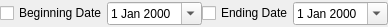
<?xml version="1.0" encoding="UTF-8"?>
<ui version="4.0">
 <class>DateContextWidget</class>
 <widget class="QWidget" name="DateContextWidget">
  <property name="geometry">
   <rect>
    <x>0</x>
    <y>0</y>
    <width>379</width>
    <height>27</height>
   </rect>
  </property>
  <property name="sizePolicy">
   <sizepolicy hsizetype="MinimumExpanding" vsizetype="Minimum">
    <horstretch>0</horstretch>
    <verstretch>0</verstretch>
   </sizepolicy>
  </property>
  <layout class="QHBoxLayout" name="horizontalLayout">
   <property name="spacing">
    <number>0</number>
   </property>
   <property name="sizeConstraint">
    <enum>QLayout::SetMinimumSize</enum>
   </property>
   <property name="leftMargin">
    <number>0</number>
   </property>
   <property name="topMargin">
    <number>0</number>
   </property>
   <property name="rightMargin">
    <number>0</number>
   </property>
   <property name="bottomMargin">
    <number>0</number>
   </property>
   <item>
    <widget class="QCheckBox" name="checkBegin">
     <property name="text">
      <string>Beginning Date</string>
     </property>
    </widget>
   </item>
   <item>
    <widget class="QDateEdit" name="dateBegin">
     <property name="calendarPopup">
      <bool>true</bool>
     </property>
    </widget>
   </item>
   <item>
    <widget class="QCheckBox" name="checkEnd">
     <property name="text">
      <string>Ending Date</string>
     </property>
    </widget>
   </item>
   <item>
    <widget class="QDateEdit" name="dateEnd">
     <property name="calendarPopup">
      <bool>true</bool>
     </property>
    </widget>
   </item>
  </layout>
 </widget>
 <resources/>
 <connections/>
</ui>
